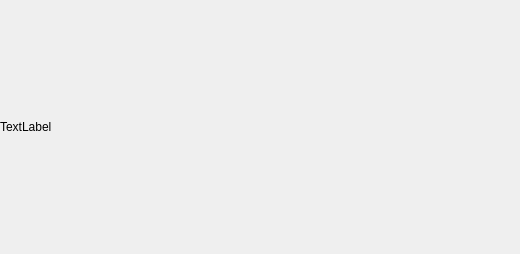
<?xml version="1.0" encoding="UTF-8"?>
<ui version="4.0">
 <class>usermovie</class>
 <widget class="QWidget" name="usermovie">
  <property name="geometry">
   <rect>
    <x>0</x>
    <y>0</y>
    <width>520</width>
    <height>254</height>
   </rect>
  </property>
  <property name="windowTitle">
   <string>Form</string>
  </property>
  <widget class="QLabel" name="label">
   <property name="geometry">
    <rect>
     <x>0</x>
     <y>0</y>
     <width>520</width>
     <height>254</height>
    </rect>
   </property>
   <property name="text">
    <string>TextLabel</string>
   </property>
  </widget>
 </widget>
 <resources/>
 <connections/>
</ui>
